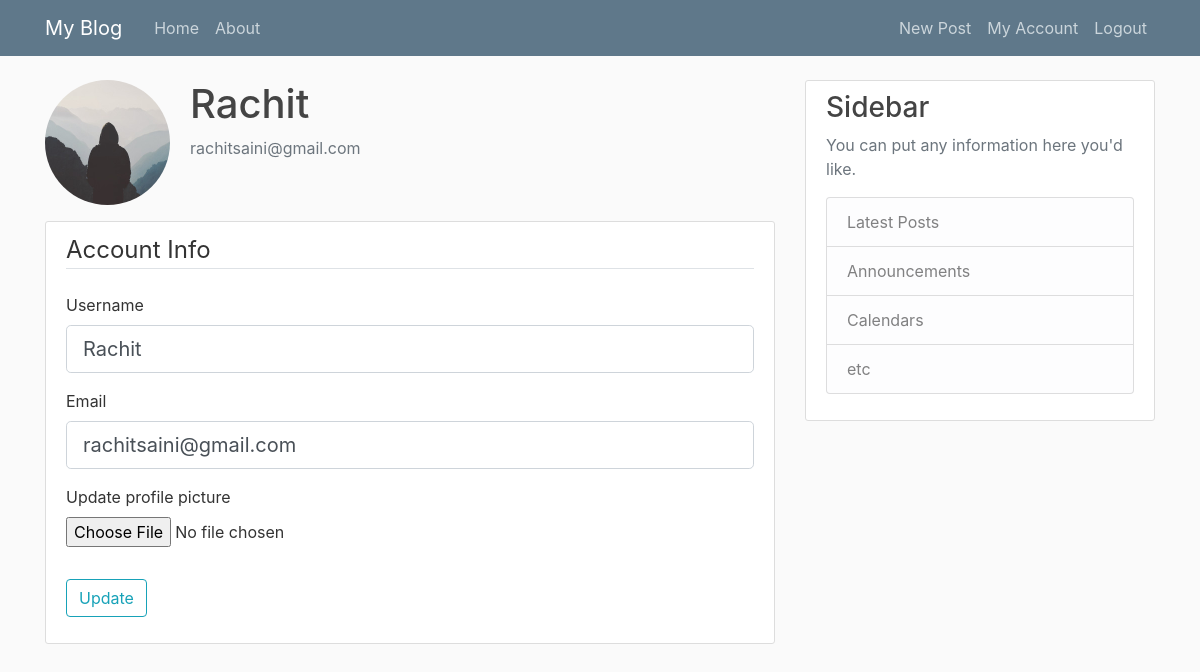
Page /account (signed in) on the committed database.
### Blog/models.py (models this page shows, shortened)
class User(db.Model, UserMixin):
    id = db.Column(db.Integer, primary_key=True)
    username = db.Column(db.String(20), unique=True, nullable=False)
    email = db.Column(db.String(120), unique=True, nullable=False)
    image_file = db.Column(db.String(20), nullable=False, default='def_image.png')
    password = db.Column(db.String(60), nullable=False)
    posts = db.relationship('Post', backref='author', lazy=True)

### Blog/users/routes.py (the view)
@users.route('/account', methods=['GET', 'POST'])
@login_required
def account():
    form = UpdateAccountForm()
    if form.validate_on_submit():
        if form.picture.data:
            picture_file = saved_picture(form.picture.data)
            current_user.image_file = picture_file
        current_user.username = form.username.data
        current_user.email = form.email.data
        db.session.commit()
        flash('Your Account has been Updated !', 'Success')
        return redirect(url_for('users.account'))
    elif request.method == 'GET':
        form.username.data = current_user.username
        form.email.data = current_user.email
    image_file = url_for('static', filename=current_user.image_file)
    return render_template('account.html', title='My Account', image_file=image_file, form=form)

### Blog/users/forms.py (shortened to what this page needs)
class UpdateAccountForm(FlaskForm):
    username = StringField('Username', validators=[DataRequired(), Length(min=2, max=20)])
    email = StringField('Email', validators=[DataRequired(), Email()])
    picture = FileField('Update profile picture', validators=[FileAllowed(['jpg', 'png'])])
    submit = SubmitField('Update')

### Blog/models.py (called while the page is built)
@loginmanager.user_loader
def load_user(user_id):
    return User.query.get(int(user_id))

### Blog/templates/account.html (shortened to what this page needs)
{% extends 'layout.html'%}
{% block content %}
	  	<div class="media">
	    <img class="rounded-circle account-img" src= "static/{{ current_user.image_file }}">
	    <div class="media-body">
	      <h2 class="account-heading">{{ current_user.username }}</h2>
	      <p class="text-secondary">{{ current_user.email }}</p>
	    </div>
	  </div>
	  <div class = "content-section">
		<form method="POST" action="" enctype="multipart/form-data">
			<fieldset class = "form-group">
				<legend class = "border-bottom mb-4"> Account Info </legend>
				<div class = "form-group">
					{{ form.username.label(class="form-control-label") }}
					{% if form.username.errors %}
						{{ form.username(class="form-control form-control-lg is-invalid") }}
						<div class = "invalid-feedback">
							{% for error in form.username.errors%}
								<span>{{error}}</span>
							{% endfor %}
						</div>
					{% else %}
						{{ form.username(class="form-control form-control-lg") }}
					{% endif %}
				</div>
				<div class = "form-group">
					{{ form.email.label(class="form-control-label") }}
					{% if form.email.errors %}
						{{ form.email(class="form-control form-control-lg is-invalid") }}
						<div class = "invalid-feedback">
							{% for error in form.email.errors%}
								<span>{{error}}</span>
							{% endfor %}
						</div>
					{% else %}
						{{ form.email(class="form-control form-control-lg") }}
					{% endif %}
				</div>
				<div class = "form-group">
					{{ form.picture.label() }}
					{{ form.picture(class = "form-control-file") }}
				</div>
			</fieldset>
			<div class = "form-group">
				{{form.submit(class="btn btn-outline-info")}}
			</div>
		</form>
	</div>
	{% endblock content %}

### Blog/Static/main.css (style rules this page uses)
body { background: #fafafa; color: #333333; margin-top: 5rem; }
h1, h2, h3, h4, h5, h6 { color: #444444; }
.content-section { background: #ffffff; padding: 10px 20px; border: 1px solid #dddddd; border-radius: 3px; margin-bottom: 20px; }
.account-img { height: 125px; width: 125px; margin-right: 20px; margin-bottom: 16px; }
.account-heading { font-size: 2.5rem; }

### rows in the picture
User: image_file (picture), username "Rachit", email "rachitsaini@gmail.com"
